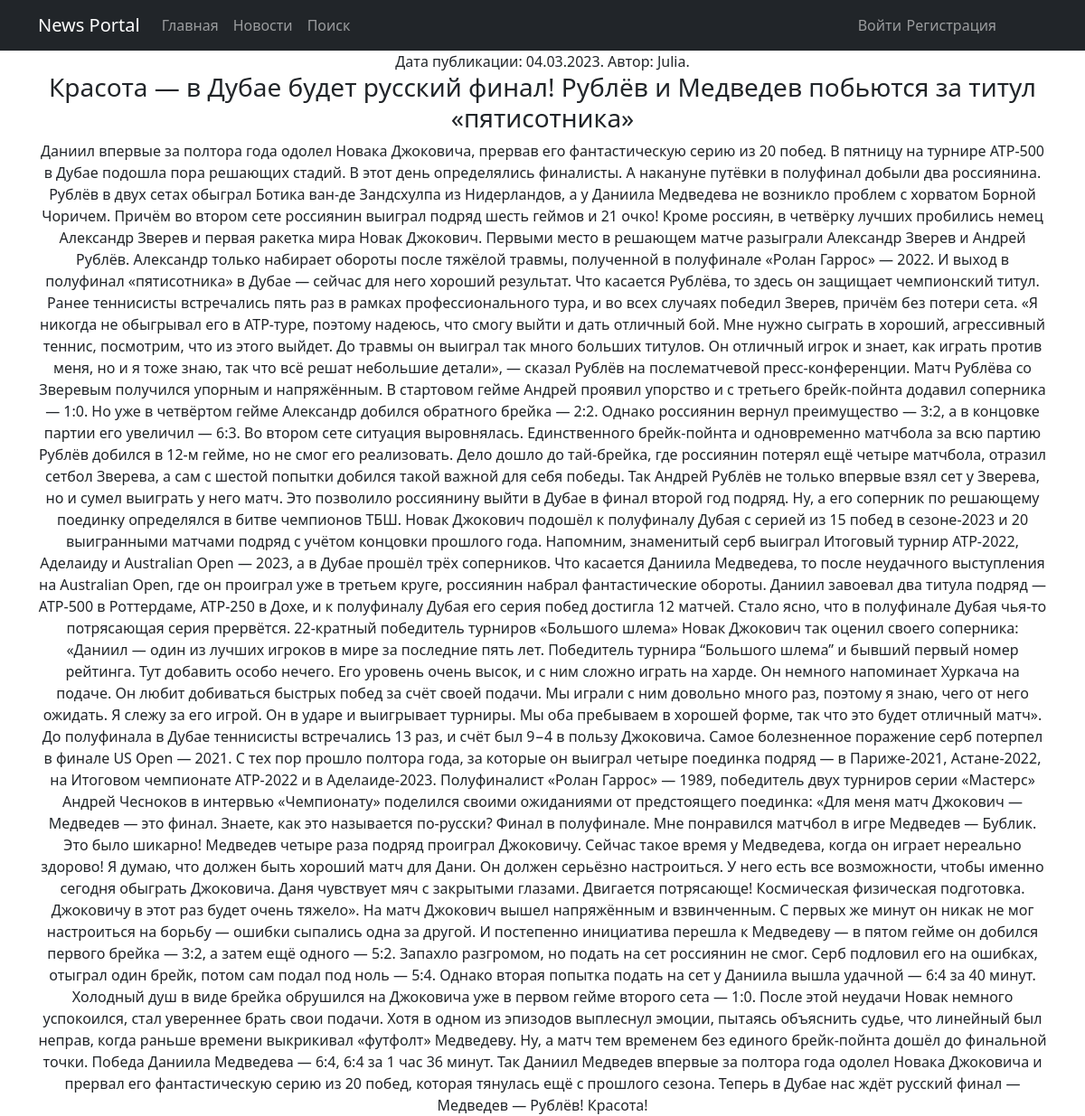
The page /news/24 on the database its author committed.
### news/models.py (models this page shows, shortened)
class Post(models.Model):
    news_type = models.CharField(max_length=2, choices=ART_NEWS, default=news)
    datetime_in = models.DateTimeField(auto_now_add=True)
    headline = models.CharField(max_length=128)
    content = models.TextField()
    post_rating = models.IntegerField(default=0)
    author = models.ForeignKey(Author, on_delete=models.CASCADE)
    category = models.ManyToManyField(Category, through='PostCategory', related_name='post')

class Author(models.Model):
    author_rating = models.IntegerField(default=0)
    user = models.OneToOneField(User, on_delete=models.CASCADE)
    def __str__(self):
        return self.user.username

### news/views.py (the view)
# urls.py: path('<int:pk>', PostDetail.as_view(), name='post_detail'),
class PostDetail(DetailView):
    model = Post
    template_name = 'news/post.html'
    context_object_name = 'post'
    queryset = Post.objects.all()
    def get_context_data(self, **kwargs):
        context = super().get_context_data(**kwargs)
        context['is_not_author'] = not self.request.user.groups.filter(name='authors').exists()
        return context
    def get_object(self, *args, **kwargs):
        obj = cache.get(f'post-{self.kwargs["pk"]}', None)
        if not obj:
            obj = super().get_object(queryset=self.queryset)
            cache.set(f'post-{self.kwargs["pk"]}', obj)
        return obj

### news/templatetags/custom_filters.py (called while the page is built)
@register.filter()
def censor(value):
    try:
        list_ = value.split()
    except AttributeError:
        print('Ошибка! Неверный тип данных - должна быть строка!')
    else:
        list_censored = []
        for word in list_:
            word_strip = word.strip('".,:;!?<>()')
            if word_strip.lower() in FORBIDDEN_WORDS:
                censored = word.replace(word_strip[1:], '*' * len(word_strip[1:]))
                list_censored.append(censored)
            else:
                list_censored.append(word)
        value = ' '.join(list_censored)
    return value

### templates/news/post.html (shortened to what this page needs)
{% extends 'default.html' %}
{% load custom_filters %}
{% block content %}
	Дата публикации: {{ post.datetime_in|date:'d.m.Y' }}. Автор: {{ post.author }}.
	<br>
    <h3>{{ post.headline|censor }}</h3>
	{{ post.content|censor }}
{% endblock content %}

### rows shown on the page
Post: datetime_in "04.03.2023", author "Julia", headline|censor "Красота — в Дубае будет русский финал! Рублёв и Медведев побьются за титул «пятисотника»", content|censor "Даниил впервые за полтора года одолел Новака Джоковича, прервав его фантастическую серию из 20 побед. В пятницу на турнире ATP-500 в Дубае подошла пора решающих стадий. В этот день определялись финалисты. А накануне путёвки в полуфинал добыли два россиянина. Рублёв в двух сетах обыграл Ботика ван-де Зандсхулпа из Нидерландов, а у Даниила Медведева не возникло проблем с хорватом Борной Чоричем. Причём во втором сете россиянин выиграл подряд шесть геймов и 21 очко! Кроме россиян, в четвёрку лучших пробились немец Александр Зверев и первая ракетка мира Новак Джокович. Первыми место в решающем матче разыграли Александр Зверев и Андрей Рублёв. Александр только набирает обороты после тяжёлой…"
